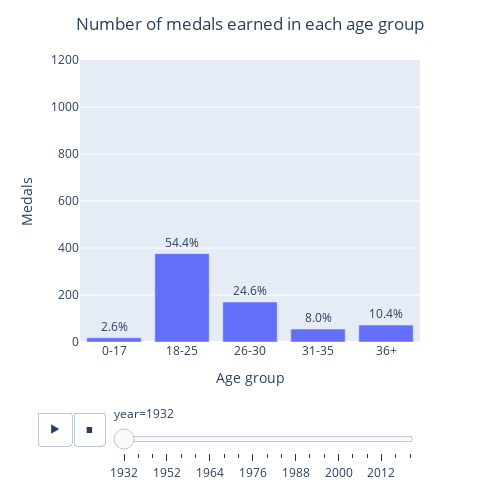

The cell this chart's notebook holds for it:
### Code cell
fig = px.bar(ages, x='age_category', y='medal', height=500, width=500, text=[f"{percent}%" for percent in ages['percent']],
             animation_frame='year', range_y=[0,1200])
fig.update_layout(xaxis_title='Age group', yaxis_title = 'Medals', title='Number of medals earned in each age group', title_x=0.5)
fig.update_traces(textposition = "outside")
for frame in fig.frames:
    for trace in frame.data:
        trace.textposition = 'outside'
fig.show()

### Figure 1 — Plotly figure (JSON) as saved in the notebook; plotly's stock layout.template omitted (floating-point values rounded to 4 significant figures)
{"data": [{"alignmentgroup": "True", "hovertemplate": "year=1932<br>age_category=%{x}<br>medal=%{y}<br>text=%{text}<extra></extra>", "legendgroup": "", "marker": {"color": "#636efa", "pattern": {"shape": ""}}, "name": "", "offsetgroup": "", "orientation": "v", "showlegend": false, "text": ["2.6%", "54.4%", "24.6%", "8.0%", "10.4%"], "textposition": "outside", "type": "bar", "x": ["0-17", "18-25", "26-30", "31-35", "36+"], "xaxis": "x", "y": [18, 376, 170, 55, 72], "yaxis": "y"}], "layout": {"barmode": "relative", "height": 500, "legend": {"tracegroupgap": 0}, "margin": {"t": 60}, "sliders": [{"active": 0, "currentvalue": {"prefix": "year="}, "len": 0.9, "pad": {"b": 10, "t": 60}, "steps": [{"args": [["1932"], {"frame": {"duration": 0, "redraw": true}, "fromcurrent": true, "mode": "immediate", "transition": {"duration": 0, "easing": "linear"}}], "label": "1932", "method": "animate"}, {"args": [["1936"], {"frame": {"duration": 0, "redraw": true}, "fromcurrent": true, "mode": "immediate", "transition": {"duration": 0, "easing": "linear"}}], "label": "1936", "method": "animate"}, {"args": [["1948"], {"frame": {"duration": 0, "redraw": true}, "fromcurrent": true, "mode": "immediate", "transition": {"duration": 0, "easing": "linear"}}], "label": "1948", "method": "animate"}, {"args": [["1952"], {"frame": {"duration": 0, "redraw": true}, "fromcurrent": true, "mode": "immediate", "transition": {"duration": 0, "easing": "linear"}}], "label": "1952", "method": "animate"}, {"args": [["1956"], {"frame": {"duration": 0, "redraw": true}, "fromcurrent": true, "mode": "immediate", "transition": {"duration": 0, "easing": "linear"}}], "label": "1956", "method": "animate"}, {"args": [["1960"], {"frame": {"duration": 0, "redraw": true}, "fromcurrent": true, "mode": "immediate", "transition": {"duration": 0, "easing": "linear"}}], "label": "1960", "method": "animate"}, {"args": [["1964"], {"frame": {"duration": 0, "redraw": true}, "fromcurrent": true, "mode": "immediate", "transition": {"duration": 0, "easing": "linear"}}], "label": "1964", "method": "animate"}, {"args": [["1968"], {"frame": {"duration": 0, "redraw": true}, "fromcurrent": true, "mode": "immediate", "transition": {"duration": 0, "easing": "linear"}}], "label": "1968", "method": "animate"}, {"args": [["1972"], {"frame": {"duration": 0, "redraw": true}, "fromcurrent": true, "mode": "immediate", "transition": {"duration": 0, "easing": "linear"}}], "label": "1972", "method": "animate"}, {"args": [["1976"], {"frame": {"duration": 0, "redraw": true}, "fromcurrent": true, "mode": "immediate", "transition": {"duration": 0, "easing": "linear"}}], "label": "1976", "method": "animate"}, {"args": [["1980"], {"frame": {"duration": 0, "redraw": true}, "fromcurrent": true, "mode": "immediate", "transition": {"duration": 0, "easing": "linear"}}], "label": "1980", "method": "animate"}, {"args": [["1984"], {"frame": {"duration": 0, "redraw": true}, "fromcurrent": true, "mode": "immediate", "transition": {"duration": 0, "easing": "linear"}}], "label": "1984", "method": "animate"}, {"args": [["1988"], {"frame": {"duration": 0, "redraw": true}, "fromcurrent": true, "mode": "immediate", "transition": {"duration": 0, "easing": "linear"}}], "label": "1988", "method": "animate"}, {"args": [["1992"], {"frame": {"duration": 0, "redraw": true}, "fromcurrent": true, "mode": "immediate", "transition": {"duration": 0, "easing": "linear"}}], "label": "1992", "method": "animate"}, {"args": [["1996"], {"frame": {"duration": 0, "redraw": true}, "fromcurrent": true, "mode": "immediate", "transition": {"duration": 0, "easing": "linear"}}], "label": "1996", "method": "animate"}, {"args": [["2000"], {"frame": {"duration": 0, "redraw": true}, "fromcurrent": true, "mode": "immediate", "transition": {"duration": 0, "easing": "linear"}}], "label": "2000", "method": "animate"}, {"args": [["2004"], {"frame": {"duration": 0, "redraw": true}, "fromcurrent": true, "mode": "immediate", "transition": {"duration": 0, "easing": "linear"}}], "label": "2004", "method": "animate"}, {"args": [["2008"], {"frame": {"duration": 0, "redraw": true}, "fromcurrent": true, "mode": "immediate", "transition": {"duration": 0, "easing": "linear"}}], "label": "2008", "method": "animate"}, {"args": [["2012"], {"frame": {"duration": 0, "redraw": true}, "fromcurrent": true, "mode": "immediate", "transition": {"duration": 0, "easing": "linear"}}], "label": "2012", "method": "animate"}, {"args": [["2016"], {"frame": {"duration": 0, "redraw": true}, "fromcurrent": true, "mode": "immediate", "transition": {"duration": 0, "easing": "linear"}}], "label": "2016", "method": "animate"}, {"args": [["2020"], {"frame": {"duration": 0, "redraw": true}, "fromcurrent": true, "mode": "immediate", "transition": {"duration": 0, "easing": "linear"}}], "label": "2020", "method": "animate"}], "x": 0.1, "xanchor": "left", "y": 0, "yanchor": "top"}], "title": {"text": "Number of medals earned in each age group", "x": 0.5}, "updatemenus": [{"buttons": [{"args": [null, {"frame": {"duration": 500, "redraw": true}, "fromcurrent": true, "mode": "immediate", "transition": {"duration": 500, "easing": "linear"}}], "label": "&#9654;", "method": "animate"}, {"args": [[null], {"frame": {"duration": 0, "redraw": true}, "fromcurrent": true, "mode": "immediate", "transition": {"duration": 0, "easing": "linear"}}], "label": "&#9724;", "method": "animate"}], "direction": "left", "pad": {"r": 10, "t": 70}, "showactive": false, "type": "buttons", "x": 0.1, "xanchor": "right", "y": 0, "yanchor": "top"}], "width": 500, "xaxis": {"anchor": "y", "domain": [0, 1], "title": {"text": "Age group"}}, "yaxis": {"anchor": "x", "domain": [0, 1], "range": [0, 1200], "title": {"text": "Medals"}}}}
